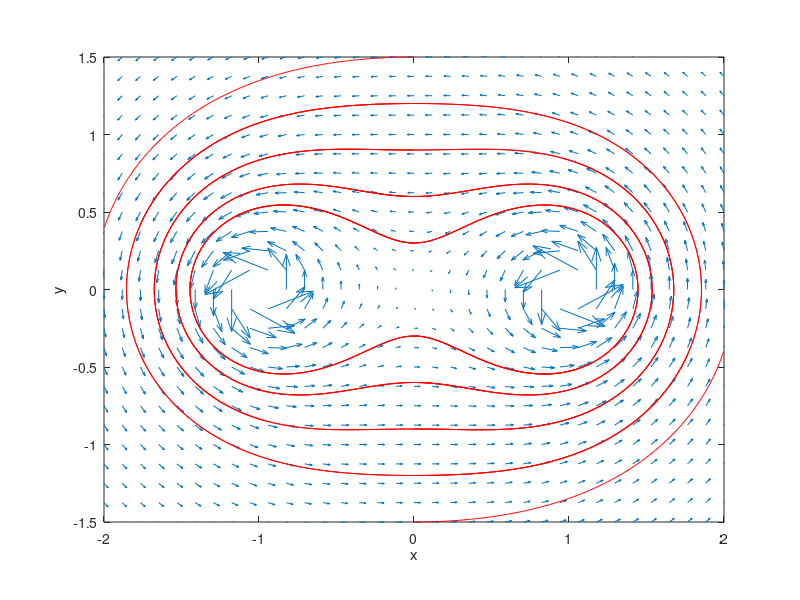
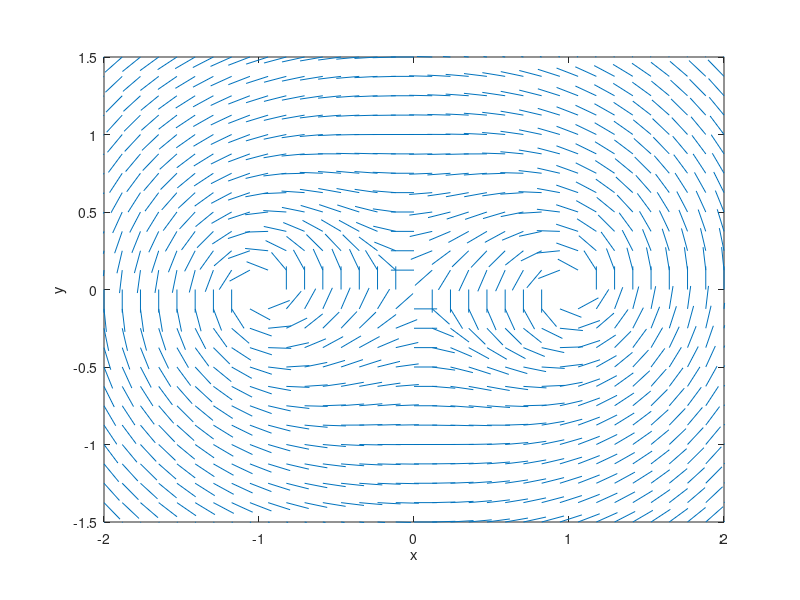

Here is the MATLAB script that generated these plots, in order:
Lx = 2; Ly = +1.5 ;  % domain to be examined
cI1 = 1; cI2 = 1 ;  % the two currents     
D = 1;               % half the distance of the two conductors
Nx = 35; Ny = 25;    % number of grid points            
Dmin = 0.1;          % minimal distance from conductors to be examined

x = linspace(-Lx,Lx,Nx); y = linspace(-Ly,+Ly,Ny);  % generate the grid
[xx,yy] = meshgrid(x,y);

Dist1 = sqrt((xx-D).^2+ yy.^2);  % distance of (x,y) from the first conductor
remove1 = find(Dist1<Dmin);      % remove points too close to conductor
Dist1(remove1)= NaN;

Dist2 = sqrt((xx+D).^2+ yy.^2);   % distance of (x,y) from the second conductor
remove2 = find(Dist2<Dmin);       % remove points too close to conductor
Dist2(remove2)= NaN;

Vy = +cI1*(xx-D)./Dist1.^2 + cI2*(xx+D)./Dist2.^2; % compute the vector field
Vx = -cI1*(yy)./Dist1.^2   - cI2*(yy)./Dist2.^2; 

figure(1)
h = quiver(xx,yy,Vx,Vy,2);
xlabel('x'); ylabel('y'); axis([-Lx,Lx,-Ly,Ly]); axis equal

norms = sqrt(Vx.^2 + Vy.^2);
Vxn = Vx./norms; Vyn = Vy./norms; 
figure(2)
hq = quiver(xx,yy,Vxn,Vyn);
set (hq,'maxheadsize', 0)
xlabel('x'); ylabel('y'); axis([-Lx,Lx,-Ly,Ly]); axis equal


figure(1); hold on
if cI1*cI2<0
  Sx = 1.9*[-1:0.2:1]; Sy = 1.4*ones(size(Sx));
else
  Sy = 1.5*[-1:0.2:1]; Sx = 0.0*ones(size(Sy));
end%if
  hs  = streamline(xx,yy,Vx,Vy,Sx,Sy,[0.1,1000]);
set(hs,'color','r')
hold off
